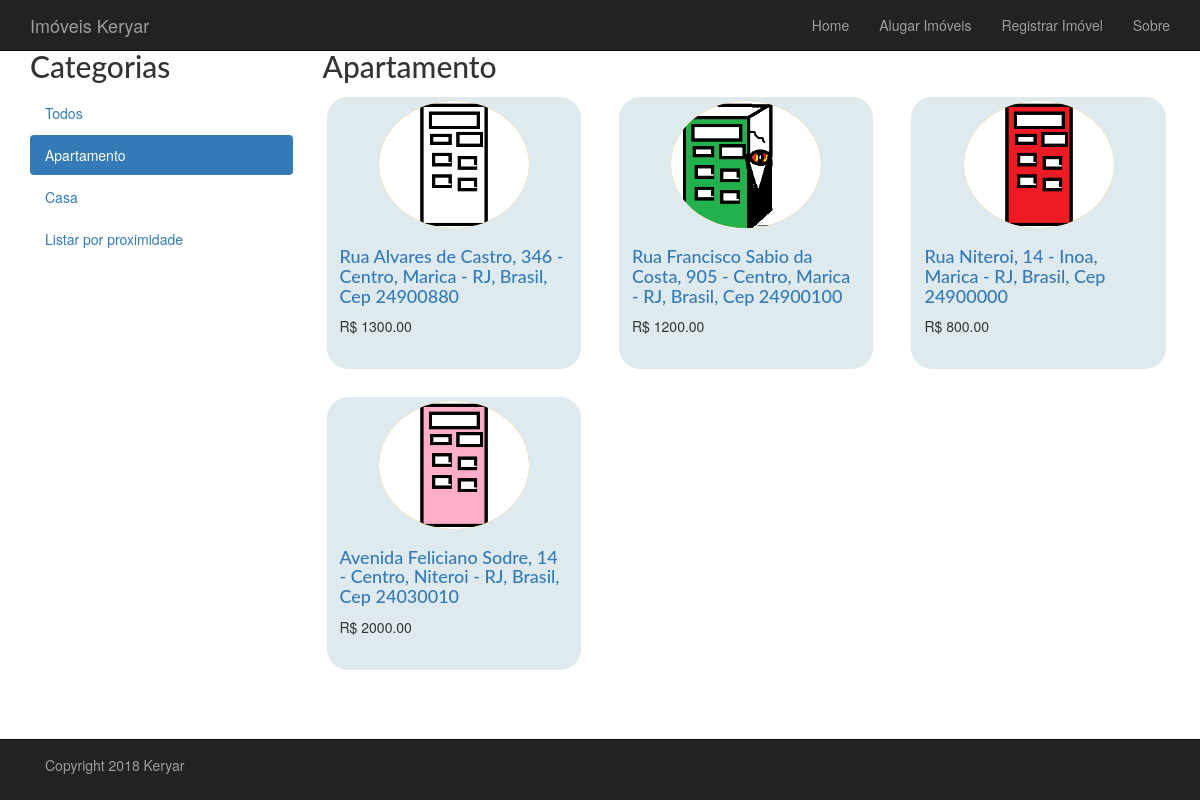
Page /aluguel/apartamento/ on the earlier database version.
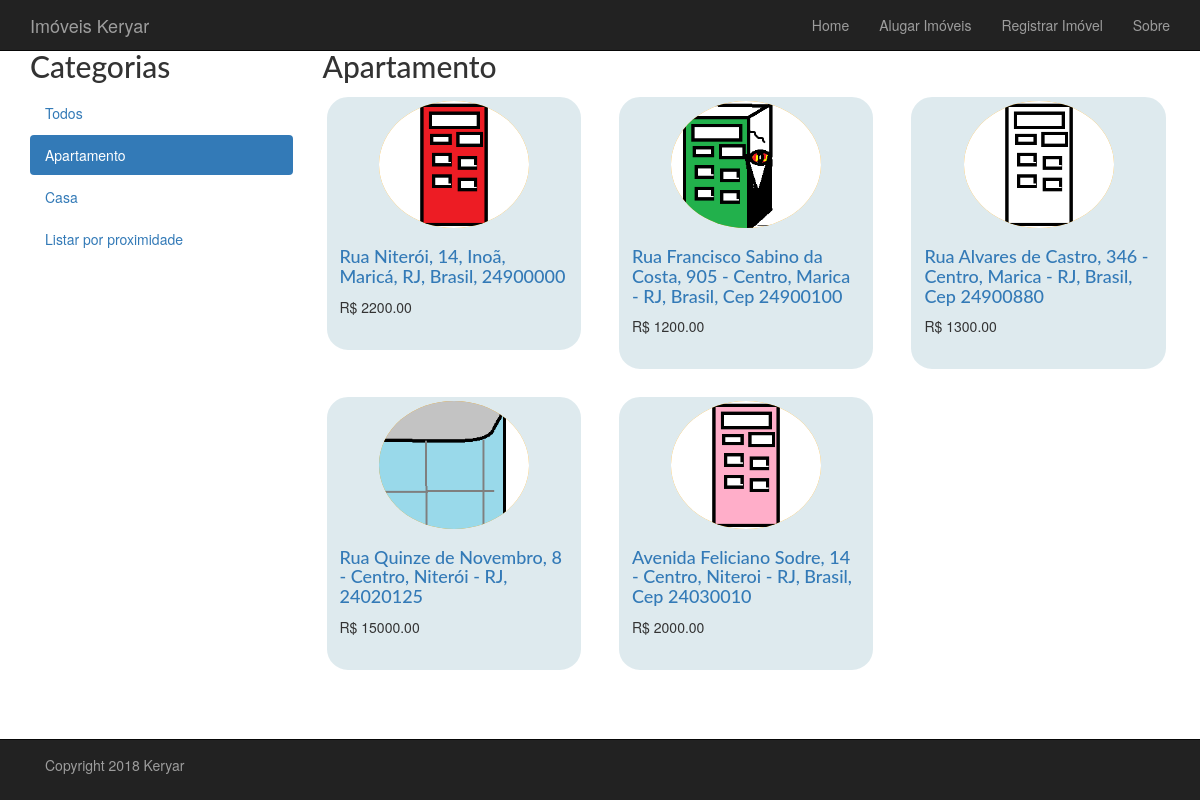
Same page on the later database version.
### aluguel/models.py (models this page shows, shortened)
class Categoria(models.Model):
    nome = models.CharField(max_length=200, db_index=True)
    slug = models.SlugField(max_length=200, db_index=True, unique=True)
    class Meta:
        ordering = ('nome',)
        verbose_name = 'categoria'
        verbose_name_plural = 'categorias'
    def get_absolute_path(self):
        return reverse('aluguel:lista_imoveis_por_categoria', args=[self.slug])

class Imovel(models.Model):
    categoria = models.ForeignKey(Categoria, related_name='imoveis')
    slug = models.SlugField(max_length=200, db_index=True, unique=True)
    imagem = models.ImageField(upload_to='aluguel/images/apts', blank=False)
    descricao = models.TextField(blank=True)
    dono = models.TextField(blank=True)
    preco = models.DecimalField(max_digits=10, decimal_places=2, db_index=True)
    numero = models.PositiveIntegerField()
    rua = models.CharField(max_length=200)
    bairro = models.CharField(max_length=200)
    cidade = models.CharField(max_length=200, db_index=True)
    estado = models.CharField(max_length=200)
    pais = models.CharField(max_length=200)
    cep = models.CharField(max_length=200)
    disponivel = models.BooleanField(default=True)
    data_cadastramento = models.DateTimeField(auto_now_add=True)
    data_atualizacao = models.DateTimeField(auto_now=True)
    endereco = models.TextField(blank=True)
    class Meta:
        ordering = ('cidade',)
        verbose_name = 'imovel'
        verbose_name_plural = 'imoveis'
    def get_absolute_path(self):
        return reverse('aluguel:exibe_imovel', args=[self.id, self.slug])

### aluguel/views.py (the view)
# urls.py: url(r'^(?P<slug_da_categoria>[-\w]+)/$', views.lista_imoveis, name='lista_imoveis_por_categoria'),
def lista_imoveis(request, slug_da_categoria=None):
    categoria = None
    proximidade = False
    categorias = Categoria.objects.all()
    imoveis = Imovel.objects.filter(disponivel=True)
    if slug_da_categoria:
        categoria = get_object_or_404(Categoria, slug=slug_da_categoria)
        imoveis = imoveis.filter(categoria=categoria)
    return render(request, 'aluguel/imovel/lista.html', {
        'categorias': categorias,
        'imoveis': imoveis,
        'categoria': categoria,
        'proximidade': proximidade,
        })

### aluguel/templates/aluguel/imovel/lista.html (shortened to what this page needs)
{% extends 'base.html' %}
{% load static %}
{% block conteudo %}
    {% static "aluguel/images/" as baseUrl %}
    <div class="container">
        <div class="row">
            <div class="col-sm-12">
                <div class="row">
                    <div class="col-sm-3">
                        <h2>Categorias</h2>
                        <ul class="nav nav-pills nav-stacked">
                            <li {% if not categoria %}{% if not proximidade %}class="active"{% endif %}{% endif %}>
                                <a href="{% url 'aluguel:lista_imoveis' %}">Todos</a>
                            </li>
                            {% for c in categorias %}
                                <li {% if categoria.slug == c.slug %}class="active"{% endif %}>
                                    <a href="{{ c.get_absolute_path }}">{{ c.nome }}</a>
                                </li>
                            {% endfor %}
                             <li {% if proximidade %}class="active"{% endif %}>
                                    <a href="{% url 'aluguel:proximidade' %}">Listar por proximidade</a>
                             </li>
                        </ul>
                    </div>
                    <div class="col-sm-9">
                        <h2>{% if not categoria %}{% if not proximidade %}Imoveis{% else %}Proximidade{% endif %}{% else %}{{ categoria.nome }}{% endif %}</h2>
                        <div class="row">
                            {% if not proximidade %}
                                {% for imovel in imoveis %}
                                    <div class="col-md-4 col-sm-6">
                                        <div class="thumbnail">
                                            <a href="{{ imovel.get_absolute_path }}">
                                                <img class="img-circle img-responsive center-block"
                                                     src="{{imovel.imagem.url}}" height="220" width="150">
                                            </a>
                                            <div class="caption">
                                                <h4><a href="{{ imovel.get_absolute_path }}">{{ imovel.endereco }}</a></h4>
                                                R$ {{ imovel.preco }}
                                                <br>
                                                <br>
                                            </div>
                                        </div>
                                    </div>
                                {% endfor %}
                            {% endif %}
                        </div>
                    </div>
                </div>
            </div>
        </div>
{% endblock %}

### projectbase/templates/base.html (shortened to what this page needs)
{% load static %}
<!DOCTYPE html>
<html lang="en">
  <head>
    <link href="{% static 'projectbase/css/bootstrap.min.css' %}" rel="stylesheet">
    <link href="{% static 'projectbase/css/styles.css' %}" rel="stylesheet">
	<link href="https://maxcdn.bootstrapcdn.com/font-awesome/4.5.0/css/font-awesome.min.css" rel="stylesheet">
  </head>
  <body>
	<div class="navbar navbar-inverse navbar-fixed-top" role="navigation">
		<div class="container">
			<div class="navbar-header">
				<a class="navbar-brand" href="{% url 'projectbase:index' %}">Imóveis Keryar</a>
			</div>
			<div class="navbar-collapse collapse">
				<ul class="nav navbar-nav navbar-right">
					<li ><a href="{% url 'projectbase:index' %}">Home</a></li>
					<li> <a href="{% url 'aluguel:lista_imoveis' %}">Alugar Imóveis</a></li>
					<li> <a href="{% url 'projectbase:registrar' %}">Registrar Imóvel</a></li>
					<li> <a href="{% url 'projectbase:about' %}">Sobre</a></li>
				</ul>
			</div>
		</div>
	</div>
	{% block conteudo %}
    {% endblock %}
	<div class="navbar navbar-inverse navbar-fixed-bottom" role="navigation">
		<div class="container">
			<div class="navbar-text pull-left">
				<p>Copyright 2018 Keryar</p>
			</div>
		</div>
	</div>
  </body>
</html>

### projectbase/static/projectbase/css/styles.css (style rules this page uses)
h1,h2,h3,h4,h5,h6 { font-family: "Lato", sans-serif }
div .col-sm-6 > div.thumbnail { border-width: 4px; border-color: white; }
div .thumbnail { background-color:#deeaee; border-color: orange; border-radius: 25px; }
.thumbnail img { background-color:orange; border-color: black; transform: all 0.3s ease 0s; }
body { padding-top: 30px; padding-bottom: 70px; background-color: white; }

Differences in the rows shown:
removed Imovel: imagem (picture), endereco "Rua Francisco Sabio da Costa, 905 - Centro, Marica - RJ, Brasil, Cep 24900100", preco "1200.00"
removed Imovel: imagem (picture), endereco "Rua Niteroi, 14 - Inoa, Marica - RJ, Brasil, Cep 24900000", preco "800.00"
added Imovel: imagem (picture), endereco "Rua Niterói, 14, Inoã, Maricá, RJ, Brasil, 24900000", preco "2200.00"
added Imovel: imagem (picture), endereco "Rua Francisco Sabino da Costa, 905 - Centro, Marica - RJ, Brasil, Cep 24900100", preco "1200.00"
added Imovel: imagem (picture), endereco "Rua Quinze de Novembro, 8 - Centro, Niterói - RJ, 24020125", preco "15000.00"
